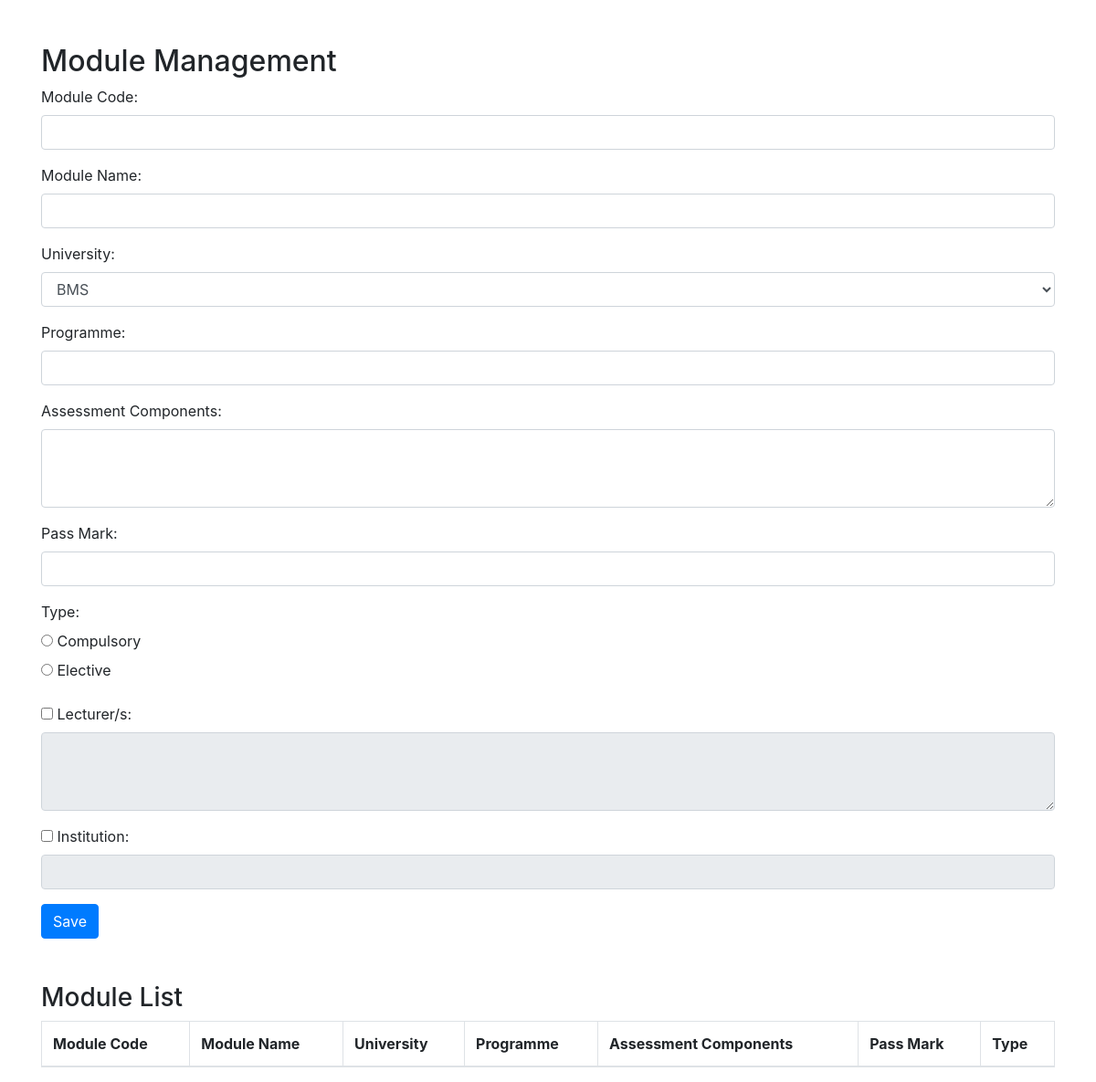
Before: /create_module.php with the older database file.
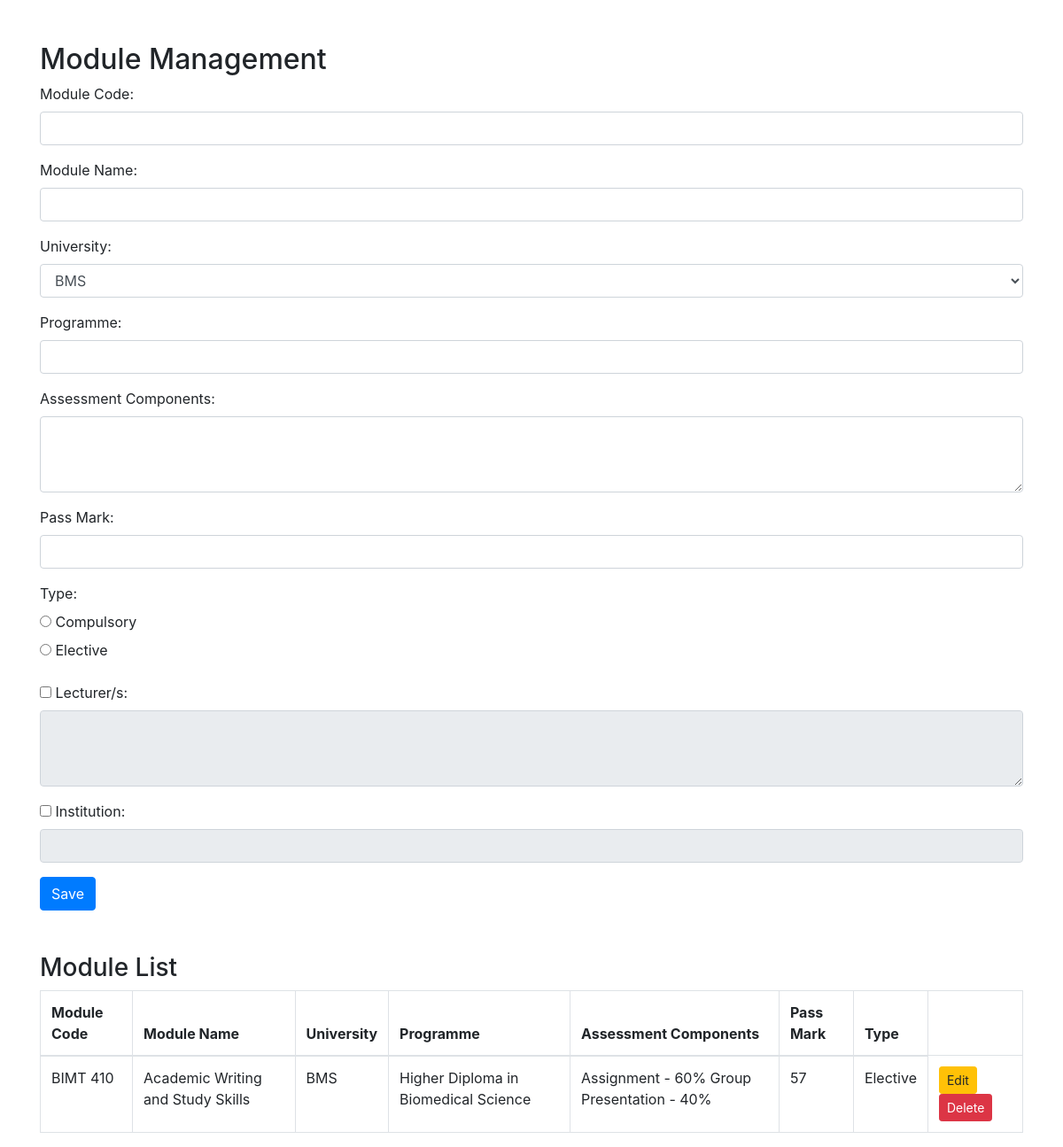
After: the same page with the newer database file.
### tables this page shows
CREATE TABLE `module_table` (
  `id` int(11) NOT NULL,
  `module_code` varchar(50) NOT NULL,
  `module_name` varchar(255) NOT NULL,
  `university` varchar(255) NOT NULL,
  `programme` varchar(255) NOT NULL,
  `assessment_components` text NOT NULL,
  `pass_mark` int(11) NOT NULL,
  `type` enum('Compulsory','Elective') NOT NULL,
  `lecturers` text DEFAULT NULL,
  `institution` varchar(255) DEFAULT NULL
);

### create_module.php (the view, shortened to what this page needs)
<?php
include './database/connection.php';
$module_code = $module_name = $university = $programme = $assessment_components = "";
$pass_mark = $type = $lecturers = $institution = "";
$update = false;
$universities_result = mysqli_query($conn, "SELECT * FROM universities");
$universities = [];
while ($row = mysqli_fetch_assoc($universities_result)) {
    $universities[] = $row;
}
$result = $conn->query("SELECT * FROM module_table");
?>
<!DOCTYPE html>
<html lang="en">
<head>
    <link href="https://stackpath.bootstrapcdn.com/bootstrap/4.5.2/css/bootstrap.min.css" rel="stylesheet">
</head>
<body>
    <div class="container mt-5">
        <h2>Module Management</h2>
        <form method="POST" action="">
            <div class="form-group">
                <label for="module_code">Module Code:</label>
                <input type="text" class="form-control" id="module_code" name="module_code" value="<?php echo htmlspecialchars($module_code); ?>" required>
            </div>
            <div class="form-group">
                <label for="module_name">Module Name:</label>
                <input type="text" class="form-control" id="module_name" name="module_name" value="<?php echo htmlspecialchars($module_name); ?>" required>
            </div>
            <div class="form-group">
                <label for="university">University:</label>
                <select class="form-control select2" id="university" name="university" required>
                    <?php foreach ($universities as $uni): ?>
                        <option value="<?php echo htmlspecialchars($uni['university_name']); ?>">
                            <?php echo htmlspecialchars($uni['university_name']); ?>
                        </option>
                    <?php endforeach; ?>
                </select>
            </div>
            <div class="form-group">
                <label for="programme">Programme:</label>
                <input type="text" class="form-control" id="programme" name="programme" value="<?php echo htmlspecialchars($programme); ?>" required>
            </div>
            <div class="form-group">
                <label for="assessment_components">Assessment Components:</label>
                <textarea class="form-control" id="assessment_components" name="assessment_components" rows="3" required><?php echo htmlspecialchars($assessment_components); ?></textarea>
            </div>
            <div class="form-group">
                <label for="pass_mark">Pass Mark:</label>
                <input type="number" class="form-control" id="pass_mark" name="pass_mark" value="<?php echo htmlspecialchars($pass_mark); ?>" required>
            </div>
            <div class="form-group">
                <label>Type:</label><br>
                <input type="radio" id="compulsory" name="type" value="Compulsory" <?php echo $type == 'Compulsory' ? 'checked' : ''; ?> required>
                <label for="compulsory">Compulsory</label><br>
                <input type="radio" id="elective" name="type" value="Elective" <?php echo $type == 'Elective' ? 'checked' : ''; ?>>
                <label for="elective">Elective</label>
            </div>
            <div class="form-group">
                <label for="lecturers"> <input type="checkbox" id="enable_lecturers" name="enable_lecturers" <?php echo !empty($lecturers) ? 'checked' : ''; ?>> Lecturer/s:</label>
                <textarea class="form-control" id="lecturers" name="lecturers" rows="3" <?php echo empty($lecturers) ? 'disabled' : ''; ?>><?php echo htmlspecialchars($lecturers); ?></textarea>
            </div>
            <div class="form-group">
                <label for="institution">  <input type="checkbox" id="enable_institution" name="enable_institution" <?php echo !empty($institution) ? 'checked' : ''; ?>> Institution:</label>
                <input type="text" class="form-control" id="institution" name="institution" value="<?php echo htmlspecialchars($institution); ?>" <?php echo empty($institution) ? 'disabled' : ''; ?>>
            </div>
            <?php if ($update): ?>
                <button type="submit" class="btn btn-primary" name="update">Update</button>
            <?php else: ?>
                <button type="submit" class="btn btn-primary" name="save">Save</button>
            <?php endif; ?>
        </form>
        <h3 class="mt-5">Module List</h3>
        <table class="table table-bordered">
            <thead>
                <tr>
                    <th>Module Code</th>
                    <th>Module Name</th>
                    <th>University</th>
                    <th>Programme</th>
                    <th>Assessment Components</th>
                    <th>Pass Mark</th>
                    <th>Type</th>
                </tr>
            </thead>
            <tbody>
                <?php while ($row = $result->fetch_assoc()): ?>
                    <tr>
                        <td><?php echo htmlspecialchars($row['module_code']); ?></td>
                        <td><?php echo htmlspecialchars($row['module_name']); ?></td>
                        <td><?php echo htmlspecialchars($row['university']); ?></td>
                        <td><?php echo htmlspecialchars($row['programme']); ?></td>
                        <td><?php echo htmlspecialchars($row['assessment_components']); ?></td>
                        <td><?php echo htmlspecialchars($row['pass_mark']); ?></td>
                        <td><?php echo htmlspecialchars($row['type']); ?></td>
                        <td>
                            <a href="?edit=<?php echo $row['id']; ?>" class="btn btn-warning btn-sm">Edit</a>
                            <a href="?delete=<?php echo $row['id']; ?>" class="btn btn-danger btn-sm" onclick="return confirm('Are you sure?')">Delete</a>
                        </td>
                    </tr>
                <?php endwhile; ?>
            </tbody>
        </table>
    </div>
</body>
</html>

Changed rows visible on the page:
added module_table: module_code "BIMT 410", module_name "Academic Writing and Study Skills", university "BMS", programme "Higher Diploma in Biomedical Science", assessment_components "Assignment - 60% Group Presentation - 40%", pass_mark "57", type "Elective"
